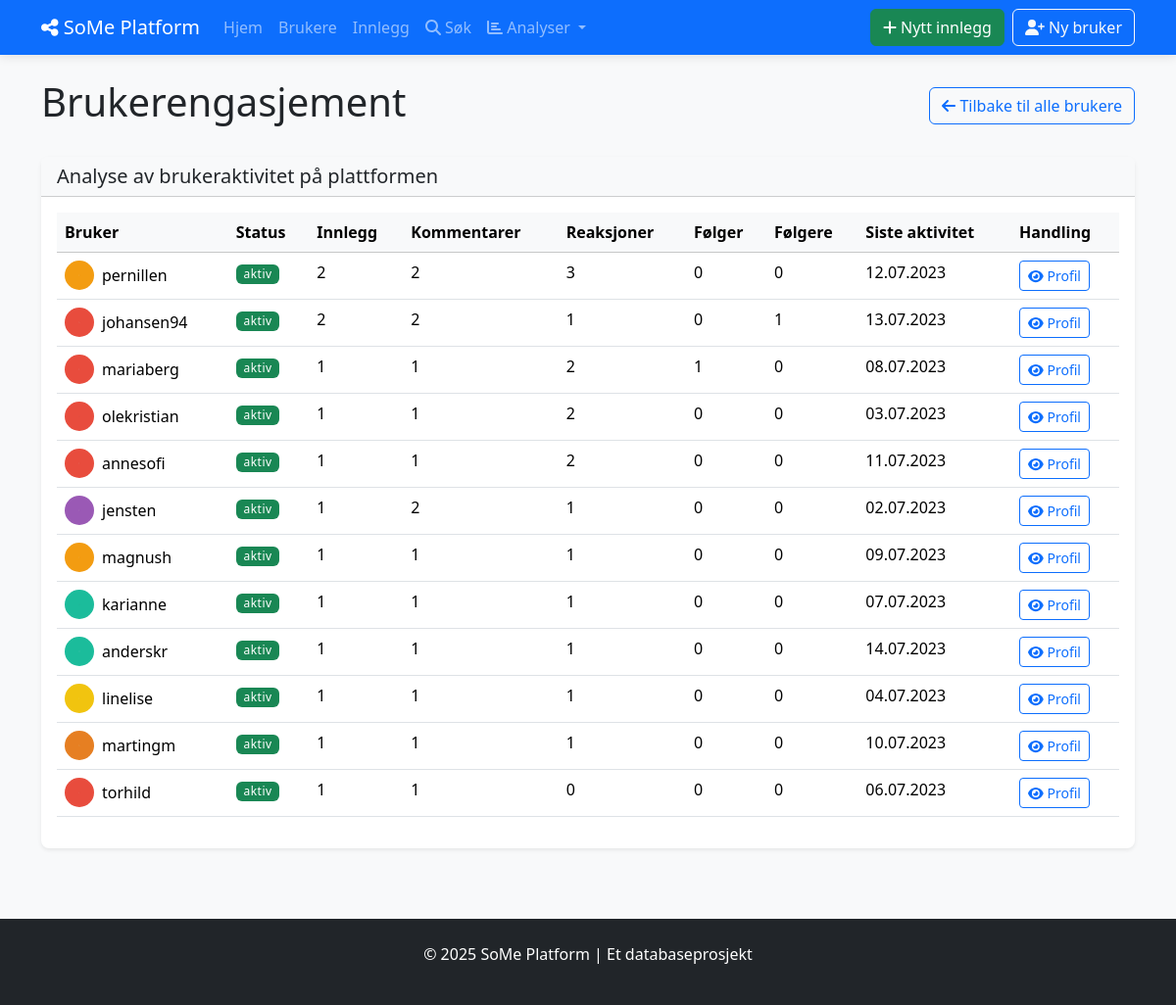
Screenshot of /user_engagement with the database file from the repository.
### tables this page shows
CREATE TABLE BRUKERE (
            bruker_id INTEGER PRIMARY KEY AUTOINCREMENT,
            brukernavn TEXT NOT NULL UNIQUE,
            epost TEXT NOT NULL UNIQUE,
            passord_hash TEXT NOT NULL,
            profilbilde TEXT,
            bio TEXT,
            registrerings_dato DATE NOT NULL DEFAULT CURRENT_DATE,
            fødselsdato DATE,
            status TEXT DEFAULT 'aktiv'
        );

### social_media_app/app.py (the view)
@app.route('/user_engagement')
def user_engagement():
    with Database() as db:
        users = db.fetchall("""
            SELECT
                b.bruker_id,
                b.brukernavn,
                b.profilbilde,
                b.status,
                COUNT(DISTINCT i.innlegg_id) AS antall_innlegg,
                COUNT(DISTINCT k.kommentar_id) AS antall_kommentarer,
                COUNT(DISTINCT r.reaksjon_id) AS antall_reaksjoner,
                COUNT(DISTINCT f.følge_id) AS antall_følger,
                (SELECT COUNT(*) FROM FØLGER WHERE følger_bruker_id = b.bruker_id) AS antall_følgere,
                MAX(i.opprettet_dato) AS siste_aktivitet
            FROM BRUKERE b
            LEFT JOIN INNLEGG i ON b.bruker_id = i.bruker_id
            LEFT JOIN KOMMENTARER k ON b.bruker_id = k.bruker_id
            LEFT JOIN REAKSJONER r ON b.bruker_id = r.bruker_id
            LEFT JOIN FØLGER f ON b.bruker_id = f.følger_id
            GROUP BY b.bruker_id
            ORDER BY (antall_innlegg + antall_kommentarer + antall_reaksjoner) DESC
        """)
        users = [format_date_fields(user, ['siste_aktivitet']) for user in users]
    return render_template('analytics/user_engagement.html', users=users)

### social_media_app/app.py (called while the page is built)
def format_date_fields(item, date_fields=None):
    if not item:
        return None
    if not isinstance(item, dict):
        item = dict(item)
    if date_fields:
        for field in date_fields:
            if field in item and item[field]:
                try:
                    if 'T' in item[field]:  # ISO format
                        item[field] = datetime.fromisoformat(item[field].replace('Z', '+00:00'))
                    else:  # SQLite default format
                        item[field] = datetime.strptime(item[field], '%Y-%m-%d %H:%M:%S')
                except (ValueError, TypeError):
                    try:
                        item[field] = datetime.strptime(item[field], '%Y-%m-%d')
                    except (ValueError, TypeError):
                        pass  # Keep original if parsing fails
    return item

### social_media_app/db_config.py (called while the page is built)
    def __enter__(self):
        return self

    def __exit__(self, exc_type, exc_val, exc_tb):
        self.cursor.close()
        if self.conn:
            self.conn.close()

    def fetchall(self, sql, params=None):
        self.cursor.execute(sql, params or ())
        return self.cursor.fetchall()

### social_media_app/templates/analytics/user_engagement.html (shortened to what this page needs)
{% extends "base.html" %}
{% block content %}
<div class="d-flex justify-content-between align-items-center mb-4">
    <h1>Brukerengasjement</h1>
    <a href="{{ url_for('list_users') }}" class="btn btn-outline-primary">
        <i class="fas fa-arrow-left"></i> Tilbake til alle brukere
    </a>
</div>
<div class="card shadow-sm mb-4">
    <div class="card-header bg-light">
        <h2 class="h5 mb-0">Analyse av brukeraktivitet på plattformen</h2>
    </div>
    <div class="card-body">
        {% if users %}
            <div class="table-responsive">
                <table class="table table-hover">
                    <thead class="table-light">
                        <tr>
                            <th>Bruker</th>
                            <th>Status</th>
                            <th>Innlegg</th>
                            <th>Kommentarer</th>
                            <th>Reaksjoner</th>
                            <th>Følger</th>
                            <th>Følgere</th>
                            <th>Siste aktivitet</th>
                            <th>Handling</th>
                        </tr>
                    </thead>
                    <tbody>
                        {% for user in users %}
                        <tr>
                            <td>
                                <div class="d-flex align-items-center">
                                    {% if user.profilbilde %}
                                        <img src="{{ url_for('static', filename='uploads/' + user.profilbilde) }}"
                                             alt="{{ user.brukernavn }}" class="rounded-circle me-2" width="30" height="30">
                                    {% else %}
                                        <div class="rounded-circle bg-secondary d-flex align-items-center justify-content-center me-2 rounded-circle-placeholder">
                                            <i class="fas fa-user fa-sm text-white"></i>
                                        </div>
                                    {% endif %}
                                    {{ user.brukernavn }}
                                </div>
                            </td>
                            <td>
                                <span class="badge {{ 'bg-success' if user.status == 'aktiv' else 'bg-secondary' }}">
                                    {{ user.status }}
                                </span>
                            </td>
                            <td>{{ user.antall_innlegg }}</td>
                            <td>{{ user.antall_kommentarer }}</td>
                            <td>{{ user.antall_reaksjoner }}</td>
                            <td>{{ user.antall_følger }}</td>
                            <td>{{ user.antall_følgere }}</td>
                            <td>
                                {% if user.siste_aktivitet %}
                                    {{ user.siste_aktivitet.strftime('%d.%m.%Y') }}
                                {% else %}
                                    <span class="text-muted">-</span>
                                {% endif %}
                            </td>
                            <td>
                                <a href="{{ url_for('view_user', user_id=user.bruker_id) }}" class="btn btn-sm btn-outline-primary">
                                    <i class="fas fa-eye"></i> Profil
                                </a>
                            </td>
                        </tr>
                        {% endfor %}
                    </tbody>
                </table>
            </div>
        {% else %}
            <div class="alert alert-info">
                Ingen brukere funnet.
            </div>
        {% endif %}
    </div>
</div>
{% endblock %}

### social_media_app/static/style.css (style rules this page uses)
body { background-color: #f8f9fa; min-height: 100vh; display: flex; flex-direction: column; }
.card { border-radius: 0.5rem; border: none; transition: transform 0.2s, box-shadow 0.2s; }
.card .rounded-circle { object-fit: cover; }
.badge { font-weight: 500; letter-spacing: 0.5px; }

### rows the page displays
BRUKERE: profilbilde (picture), brukernavn "pernillen", status "aktiv", antall_innlegg "2", antall_kommentarer "2", antall_reaksjoner "3", antall_følger "0", antall_følgere "0", siste_aktivitet "12.07.2023"
BRUKERE: profilbilde (picture), brukernavn "johansen94", status "aktiv", antall_innlegg "2", antall_kommentarer "2", antall_reaksjoner "1", antall_følger "0", antall_følgere "1", siste_aktivitet "13.07.2023"
BRUKERE: profilbilde (picture), brukernavn "mariaberg", status "aktiv", antall_innlegg "1", antall_kommentarer "1", antall_reaksjoner "2", antall_følger "1", antall_følgere "0", siste_aktivitet "08.07.2023"
BRUKERE: profilbilde (picture), brukernavn "olekristian", status "aktiv", antall_innlegg "1", antall_kommentarer "1", antall_reaksjoner "2", antall_følger "0", antall_følgere "0", siste_aktivitet "03.07.2023"
BRUKERE: profilbilde (picture), brukernavn "annesofi", status "aktiv", antall_innlegg "1", antall_kommentarer "1", antall_reaksjoner "2", antall_følger "0", antall_følgere "0", siste_aktivitet "11.07.2023"
BRUKERE: profilbilde (picture), brukernavn "jensten", status "aktiv", antall_innlegg "1", antall_kommentarer "2", antall_reaksjoner "1", antall_følger "0", antall_følgere "0", siste_aktivitet "02.07.2023"
BRUKERE: profilbilde (picture), brukernavn "magnush", status "aktiv", antall_innlegg "1", antall_kommentarer "1", antall_reaksjoner "1", antall_følger "0", antall_følgere "0", siste_aktivitet "09.07.2023"
BRUKERE: profilbilde (picture), brukernavn "karianne", status "aktiv", antall_innlegg "1", antall_kommentarer "1", antall_reaksjoner "1", antall_følger "0", antall_følgere "0", siste_aktivitet "07.07.2023"
BRUKERE: profilbilde (picture), brukernavn "anderskr", status "aktiv", antall_innlegg "1", antall_kommentarer "1", antall_reaksjoner "1", antall_følger "0", antall_følgere "0", siste_aktivitet "14.07.2023"
BRUKERE: profilbilde (picture), brukernavn "linelise", status "aktiv", antall_innlegg "1", antall_kommentarer "1", antall_reaksjoner "1", antall_følger "0", antall_følgere "0", siste_aktivitet "04.07.2023"
BRUKERE: profilbilde (picture), brukernavn "martingm", status "aktiv", antall_innlegg "1", antall_kommentarer "1", antall_reaksjoner "1", antall_følger "0", antall_følgere "0", siste_aktivitet "10.07.2023"
BRUKERE: profilbilde (picture), brukernavn "torhild", status "aktiv", antall_innlegg "1", antall_kommentarer "1", antall_reaksjoner "0", antall_følger "0", antall_følgere "0", siste_aktivitet "06.07.2023"
